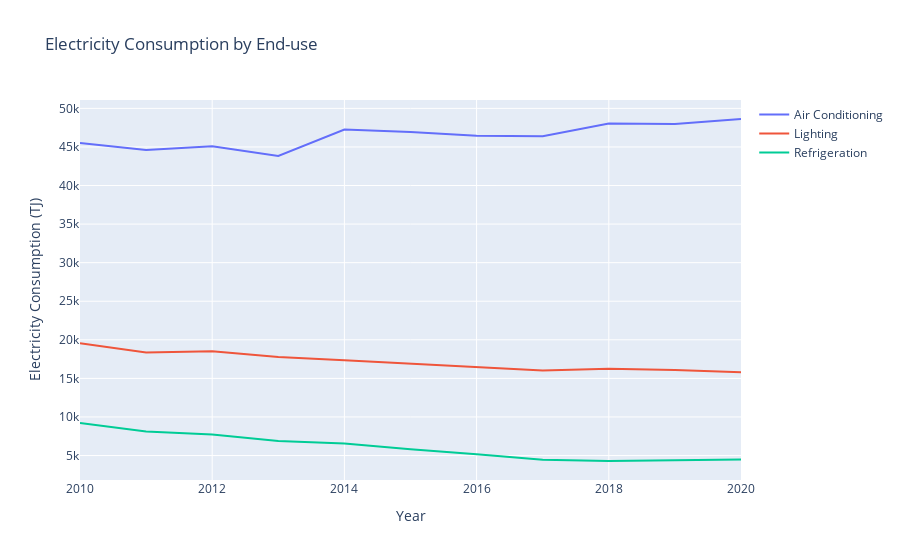

The notebook cell saved with this chart:
### Code cell
# Line plot for 'Electricity Consumption by End-use'
fig = go.Figure()
fig.add_trace(go.Scatter(x=df_electricity_enduse['Year'], y=df_electricity_enduse['Air Conditioning (Unit : Terajoule)'], mode='lines', name='Air Conditioning'))
fig.add_trace(go.Scatter(x=df_electricity_enduse['Year'], y=df_electricity_enduse['Lighting (Unit : Terajoule)'], mode='lines', name='Lighting'))
fig.add_trace(go.Scatter(x=df_electricity_enduse['Year'], y=df_electricity_enduse['Refrigeration (Unit : Terajoule)'], mode='lines', name='Refrigeration'))
fig.update_layout(title='Electricity Consumption by End-use', xaxis_title='Year', yaxis_title='Electricity Consumption (TJ)')
fig.show()

### Figure 1 — Plotly figure (JSON) as saved in the notebook; plotly's stock layout.template omitted (floating-point values rounded to 4 significant figures)
{"data": [{"mode": "lines", "name": "Air Conditioning", "type": "scatter", "x": [2010, 2011, 2012, 2013, 2014, 2015, 2016, 2017, 2018, 2019, 2020], "y": [45511, 44605, 45079, 43821, 47264, 46927, 46441, 46396, 48032, 47965, 48622]}, {"mode": "lines", "name": "Lighting", "type": "scatter", "x": [2010, 2011, 2012, 2013, 2014, 2015, 2016, 2017, 2018, 2019, 2020], "y": [19563, 18357, 18524, 17774, 17365, 16914, 16385, 16026, 16255, 16094, 15786]}, {"mode": "lines", "name": "Refrigeration", "type": "scatter", "x": [2010, 2011, 2012, 2013, 2014, 2015, 2016, 2017, 2018, 2019, 2020], "y": [9213, 8117, 7723, 6886, 6549, 5812, 5176, 4454, 4292, 4363, 4492]}], "layout": {"title": {"text": "Electricity Consumption by End-use"}, "xaxis": {"title": {"text": "Year"}}, "yaxis": {"title": {"text": "Electricity Consumption (TJ)"}}}}
